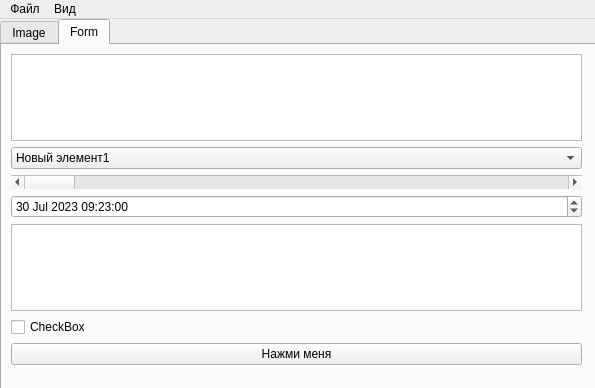
<?xml version="1.0" encoding="UTF-8"?>
<ui version="4.0">
 <class>MainWindow</class>
 <widget class="QMainWindow" name="MainWindow">
  <property name="geometry">
   <rect>
    <x>0</x>
    <y>0</y>
    <width>595</width>
    <height>388</height>
   </rect>
  </property>
  <property name="windowTitle">
   <string>MainWindow</string>
  </property>
  <widget class="QWidget" name="centralwidget">
   <widget class="QTabWidget" name="tabWidget">
    <property name="geometry">
     <rect>
      <x>0</x>
      <y>0</y>
      <width>600</width>
      <height>380</height>
     </rect>
    </property>
    <property name="currentIndex">
     <number>1</number>
    </property>
    <widget class="QWidget" name="tab_1">
     <attribute name="title">
      <string>Image</string>
     </attribute>
     <widget class="QLabel" name="label">
      <property name="geometry">
       <rect>
        <x>0</x>
        <y>0</y>
        <width>600</width>
        <height>331</height>
       </rect>
      </property>
      <property name="text">
       <string/>
      </property>
      <property name="pixmap">
       <pixmap>images/image2.jpg</pixmap>
      </property>
     </widget>
    </widget>
    <widget class="QWidget" name="tab_2">
     <attribute name="title">
      <string>Form</string>
     </attribute>
     <widget class="QWidget" name="verticalLayoutWidget">
      <property name="geometry">
       <rect>
        <x>-1</x>
        <y>-1</y>
        <width>591</width>
        <height>331</height>
       </rect>
      </property>
      <layout class="QVBoxLayout" name="verticalLayout">
       <property name="spacing">
        <number>6</number>
       </property>
       <property name="leftMargin">
        <number>10</number>
       </property>
       <property name="topMargin">
        <number>10</number>
       </property>
       <property name="rightMargin">
        <number>10</number>
       </property>
       <property name="bottomMargin">
        <number>10</number>
       </property>
       <item>
        <widget class="QPlainTextEdit" name="plainTextEdit"/>
       </item>
       <item>
        <widget class="QComboBox" name="comboBox">
         <item>
          <property name="text">
           <string>Новый элемент1</string>
          </property>
         </item>
         <item>
          <property name="text">
           <string>Новый элемент2</string>
          </property>
         </item>
         <item>
          <property name="text">
           <string>Новый элемент3</string>
          </property>
         </item>
        </widget>
       </item>
       <item>
        <widget class="QScrollBar" name="horizontalScrollBar">
         <property name="orientation">
          <enum>Qt::Horizontal</enum>
         </property>
        </widget>
       </item>
       <item>
        <widget class="QDateTimeEdit" name="dateTimeEdit">
         <property name="dateTime">
          <datetime>
           <hour>9</hour>
           <minute>23</minute>
           <second>0</second>
           <year>2023</year>
           <month>7</month>
           <day>30</day>
          </datetime>
         </property>
        </widget>
       </item>
       <item>
        <widget class="QPlainTextEdit" name="plainTextEdit_2"/>
       </item>
       <item>
        <widget class="QCheckBox" name="checkBox">
         <property name="text">
          <string>CheckBox</string>
         </property>
        </widget>
       </item>
       <item>
        <widget class="QPushButton" name="pushButton">
         <property name="text">
          <string>Нажми меня</string>
         </property>
        </widget>
       </item>
      </layout>
     </widget>
    </widget>
   </widget>
  </widget>
  <widget class="QMenuBar" name="menuBar">
   <property name="geometry">
    <rect>
     <x>0</x>
     <y>0</y>
     <width>595</width>
     <height>21</height>
    </rect>
   </property>
   <widget class="QMenu" name="menu">
    <property name="title">
     <string>Файл</string>
    </property>
    <addaction name="action"/>
    <addaction name="action_2"/>
    <addaction name="action_5"/>
    <addaction name="separator"/>
    <addaction name="action_7"/>
   </widget>
   <widget class="QMenu" name="menu_2">
    <property name="title">
     <string>Вид</string>
    </property>
    <addaction name="action_8"/>
    <addaction name="action_9"/>
   </widget>
   <addaction name="menu"/>
   <addaction name="menu_2"/>
  </widget>
  <action name="action">
   <property name="text">
    <string>Открыть</string>
   </property>
  </action>
  <action name="action_2">
   <property name="text">
    <string>Сохранить</string>
   </property>
  </action>
  <action name="action_4">
   <property name="text">
    <string>Выйти из программы</string>
   </property>
  </action>
  <action name="action_5">
   <property name="text">
    <string>Закрыть</string>
   </property>
  </action>
  <action name="action_7">
   <property name="text">
    <string>Выйти из программы</string>
   </property>
  </action>
  <action name="action_8">
   <property name="text">
    <string>Простой</string>
   </property>
  </action>
  <action name="action_9">
   <property name="text">
    <string>Необычный</string>
   </property>
  </action>
 </widget>
 <resources/>
 <connections/>
</ui>
